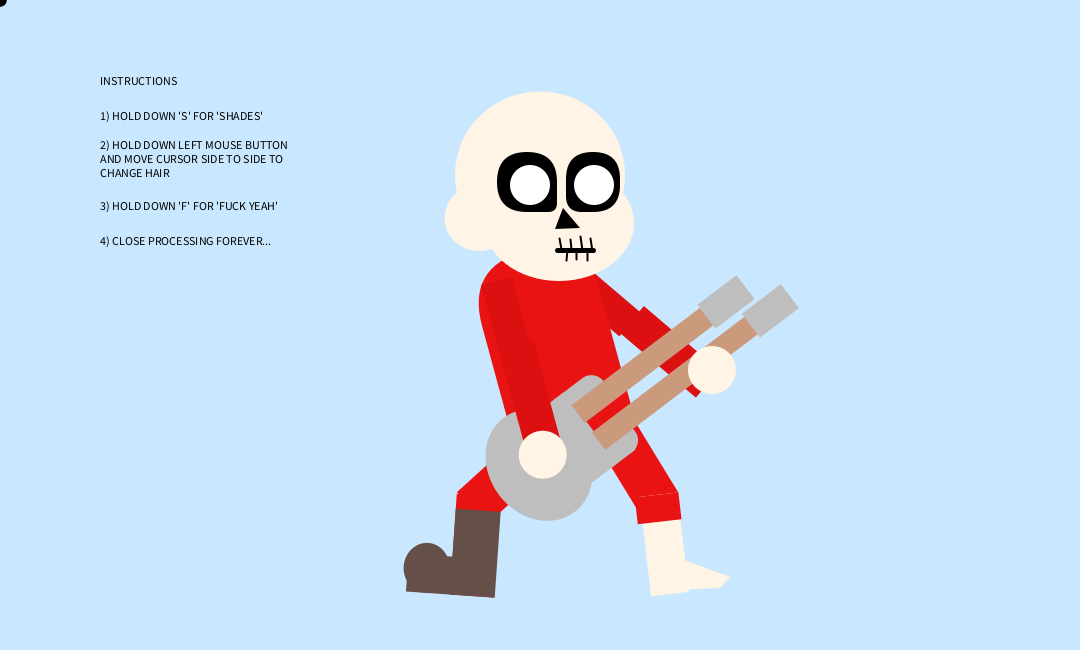
Frame 1 (no input)
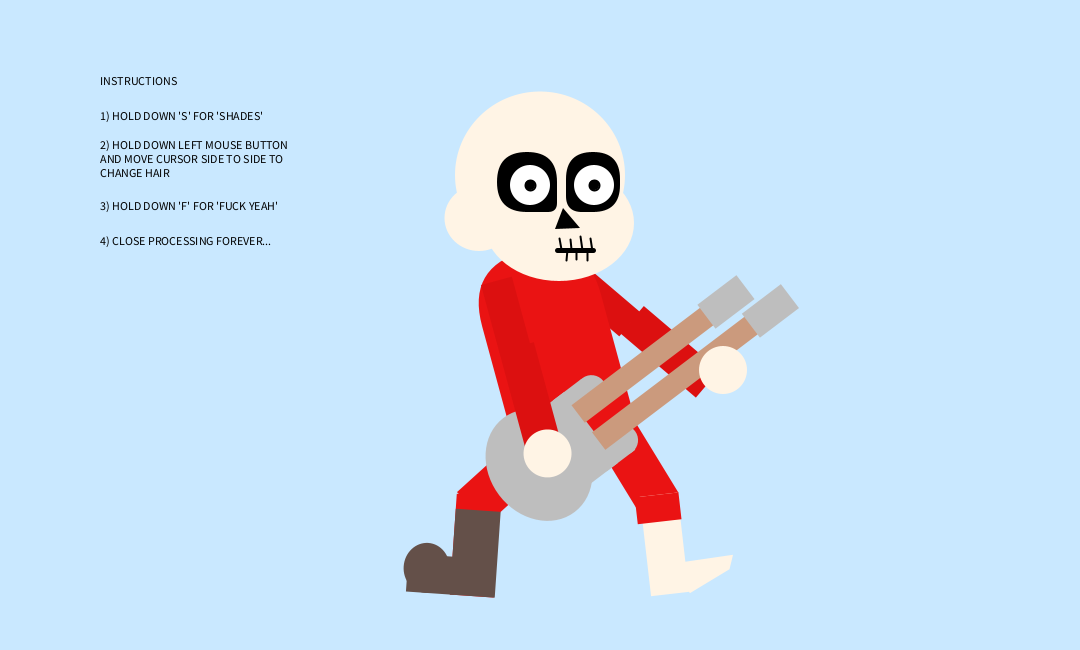
Frame 60 (the mouse pressed at the canvas centre just before this capture)
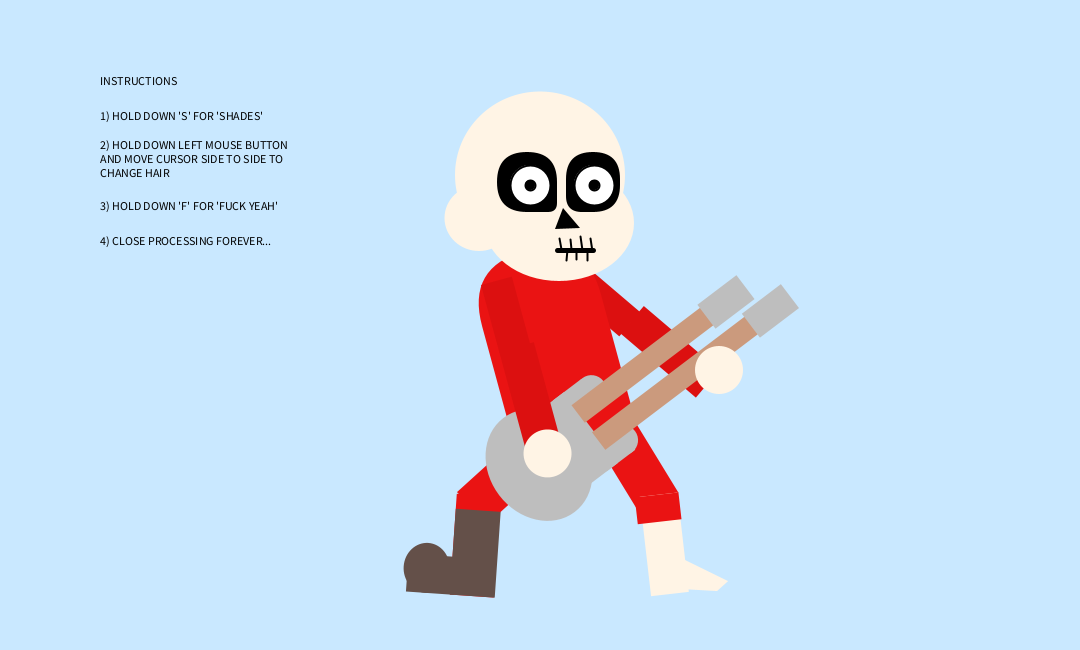
Frame 120 (the mouse held since frame 60 and released just before this capture)

The Processing sketch that drew these frames (run headless with seeded random() and noise(); from frame 60 on, the mouse is pressed at the canvas centre):

// Processing sketch: hw5
// ── hw5.pde
//Rinay Apostolopoulos
//Coma the Doof Warrior
//Homework # who even knows at this point

//Personal To-Do List:
//give him sunglasses with lowered alpha (transparency)
//change his expressions using keyPressed ex:(key='a')
//give him crazy-eyes (random jittering) when angry
//random jittering on picking hand
//random sliding back and forth along diagonal fretboard on fretting hand
//add text explaining instructions (and figure out how to change font size)
//gradually growing mohawk with color changing depending on mouse location
//have transparent fire (circle particles) with randomized colors burst out of guitar while making him strum his arm in an epic, quick rotating motion 
//add background (inclusing animated speakers?)

float angle = 50;
float footangleX=0;
float footangleY=0;
float step;
//float x;
//float y;
float lefteyeX;
float lefteyeY;
float righteyeX;
float righteyeY;
float strumAngle=0;
float handJitter;
float pickhandX;
float pickhandY;
float frethandX=231;
float frethandY=0;

float startX= width/2+0;
float startY= height/2-100;
float x=startX;
float y=startY;
float pct = 0.0; //percentage travelled
float stepup = 0.005; //percentage increase (how fast it's going)
int stopY = 0;
int stopX =width;

float circleX=50;
float fireAngle;

void setup() {
  size(1080, 650);
}

void draw() {
  background(201, 232, 255);
  
  //instructions
  fill(0);
 text("INSTRUCTIONS",100,85);
 text("1) HOLD DOWN 'S' FOR 'SHADES'",100,120);
 String s= "2) HOLD DOWN LEFT MOUSE BUTTON AND MOVE CURSOR SIDE TO SIDE TO CHANGE HAIR";
text(s,100,140,200,50);
text("3) HOLD DOWN 'F' FOR 'FUCK YEAH'",100,210);
text("4) CLOSE PROCESSING FOREVER...", 100, 245);


  //fretting arm
  fill(220, 16, 16);
  noStroke();
  pushMatrix();
  translate(width/2+26, height/2+-34);
  rotate(angle-0.6);
  rect(0, 0, 32, 70); //right arm (my right)
  rect(3, 69, 36, 99);
  popMatrix();

  //left legs for dayz
  pushMatrix();
  fill(234, 19, 19);
  noStroke();
  //rect(409, 445, 144, 37); //right leg (my right)
  translate(width/2+-20, height/2+110);
  rotate(angle+1.1);
  //rect(515,447 , 37, 85);
  //rect(462,519 , 37, 101);
  rect(0, 0, 44, 85);
  rotate(angle+-0.5);
  rect(-59, 63, 44, 101);
  fill(100, 80, 73);
  rect(-59, 78, 45, 86);
  rect(-55, 126, -48, 38);
  ellipse(-84, 139, 46, 50);
  popMatrix();

  //right legs for dayz
  pushMatrix();
  fill(234, 19, 19);
  noStroke();
  //rect(409, 445, 144, 37); //right leg (my right)
  translate(width/2+61, height/2+133);
  rotate(angle+6.0);
  //rect(515,447 , 37, 85);
  //rect(462,519 , 37, 101);
  rect(4, -15, 44, 85);
  rotate(angle+0.7);
  fill(255, 244, 229);
  rect(34, 43, 38, 100);
  fill(234, 19, 19);
  rect(29, 43, 44, 27);
  popMatrix();

  //tapping foot
  if (footangleY>.2) {
    footangleY=-.7;
  }

  pushMatrix();
  translate(688, 560);
  rotate(footangleY+0);
  fill(255, 244, 229);
  //quad(688,592,683,560,723,572,731,588);
  quad(-14, 30, -28, -9, 42, 17, 32, 28);
  footangleY=footangleY+.1;
  popMatrix();

  //butt lmao
  fill(234, 19, 19);
  noStroke();
  quad(528, 424, 529, 470, 617, 458, 634, 420);



  //body
  pushMatrix();
  fill(234, 19, 19);
  noStroke();
  translate(width/2+-74, height/2+-58);
  rotate(angle);
  rect(0, 0, 123, 191, 203, 113, 0, 0);
  //angle=angle+1;
  popMatrix();




  //guitar
  pushMatrix();
  //translate(width/2+61, height/2+133);
  translate(539, 465);
  rotate(angle+5.9);
  fill(190);
  noStroke();
  ellipse(0, 0, 100, 118); //geet body
  rect(0, -43, 64, 89);
  rect(50, -43, 36, 30);
  ellipse(87, -28, 30, 30);
  rect(50, 16, 36, 30);
  ellipse(82, 31, 30, 30);
  fill(203, 154, 125);
  rect(62, -28, 162, 22); //geet neck 1
  rect(62, 6, 193, 22); // geet neck 2
  fill(190);
  rect(223, -32, 49, 30); //geet head 1
  rect(253, 2, 49, 30); // geet head 2
  //ellipse(508, 450, 100, 118); //geet body
  //rect(508, 407, 64, 89);
  //rect(558, 407, 36, 30);
  //ellipse(595, 422, 30, 30);
  //rect(558, 466, 36, 30);
  //ellipse(590, 481, 30, 30);
  //fill(203, 154, 125);
  //rect(570, 422, 162, 22); //geet neck 1
  //rect(570, 456, 193, 22); // geet neck 2
  popMatrix();



  //head
  fill(255, 244, 229);
  noStroke();
  ellipse(width/2, 175, 170, 167); //forhead
  ellipse(width/2+19, 223, 150, 116); //cheek
  ellipse (width/2-61, 218, 69, 66); //ear
  fill(0); //eye shadows
  rect (497, 152, 60, 60, 81, 168, 9, 32); //left eye shadow
  rect (566, 152, 54, 60, 42, 27, 90, 16); //right eye shadow
  fill(255); //eyes
  ellipse (530, 185, 40, 40); //left eye
  ellipse (594, 185, 40, 40); //right eye
  fill(0); //pupils
  //ellipse(530, 185, 10, 10); //left pupil
  //ellipse(594, 185, 10, 10); //right pupil
  triangle(563, 208, 555, 229, 580, 228); //nose
  stroke(0); //mouth
  strokeWeight(5);
  line(557, 250, 593, 250);
  strokeWeight(2);
  line(559, 238, 561, 249);
  line(570, 239, 571, 249);
  line(580, 236, 582, 250);
  line(590, 238, 592, 251);
  line(567, 249, 566, 260);
  line(576, 252, 576, 259);
  line(587, 253, 587, 260);
  //eye pupils
  ellipse(lefteyeX, lefteyeY, 10, 10); //left pupil
  ellipse(righteyeX, righteyeY, 10, 10); //left pupil





  //timers specifics
  lefteyeX+=random(-step, step);
  lefteyeY+=random(-step, step);
  righteyeX+=random(-step, step);
  righteyeY+=random(-step, step);

  lefteyeX=constrain (lefteyeX, 520, 540);
  lefteyeY=constrain (lefteyeY, 180, 190);
  righteyeX=constrain (righteyeX, 584, 604);
  righteyeY=constrain (righteyeY, 180, 190);


  //timers
  if (millis() >4000) { //back to normal (with added eyebrows)
    step = 0;
    lefteyeX=530; //ensures pupil ends at this x axis
    lefteyeY=185; //ensures pupil ends at this y axis
    righteyeX=594; //ensures pupil ends at this x axis
    righteyeY=185; //ensures pupil ends at this y axis
    strokeWeight(8); //eyebrows
    line(512, 144, 552, 164);
    line(604, 145, 569, 164);
  } else if (millis()>3000) { //crazy eyes and mouth open
    step=5;
    fill(0);
    strokeWeight(8); //eyebrows
    line(512, 144, 552, 164);
    line(604, 145, 569, 164);
    noStroke();
    fill(255, 244, 229);
    rect(545, 235, 55, 33);
    stroke(0);
    strokeWeight(3);
    fill(0);
    ellipse(572, 263, 32, 45); //mouth?
    fill(0);
    quad(508, 181, 555, 203, 548, 207, 508, 204); //left bottom eyelid
    quad(615, 175, 610, 205, 576, 208, 573, 200); //right bottom eyelid
  } else if (millis()>2300) { //eyes open from second blink
    fill(255); //eyes
    ellipse (530, 185, 40, 40); //left eye
    ellipse (594, 185, 40, 40); //right eye
    fill(0);
    ellipse(530, 185, 10, 10); //left pupil
    ellipse(594, 185, 10, 10); //right pupil
  } else if (millis()>2200) { //second blink
    noStroke();
    fill(0);
    rect (497, 152, 60, 60, 81, 168, 9, 32); //left eye shadow
    rect (566, 152, 54, 60, 42, 27, 90, 16); //right eye shadow
    stroke(255);
    strokeWeight(3);
    line(509, 172, 550, 191);
    line(509, 198, 550, 191);
    line(608, 171, 578, 189);
    line(611, 196, 577, 190);
  } else if (millis()>2100) { //eyes open from first blink
    fill(255); //eyes
    ellipse (530, 185, 40, 40); //left eye
    ellipse (594, 185, 40, 40); //right eye
    fill(0);
    ellipse(530, 185, 10, 10); //left pupil
    ellipse(594, 185, 10, 10); //right pupil
  } else if (millis()>2000) { //first blink
    noStroke();
    fill(0);
    rect (497, 152, 60, 60, 81, 168, 9, 32); //left eye shadow
    rect (566, 152, 54, 60, 42, 27, 90, 16); //right eye shadow
    stroke(255);
    strokeWeight(3);
    line(509, 172, 550, 191);
    line(509, 198, 550, 191);
    line(608, 171, 578, 189);
    line(611, 196, 577, 190);
  } else if (millis()>0000) { //starts normal
    step=0;
    lefteyeX=530; //ensures pupil starts at this x axis
    lefteyeY=185; //ensures pupil starts at this y axis
    righteyeX=594; //ensures pupil starts at this x axis
    righteyeY=185; //ensures pupil starts at this y axis
  }

  //keys pressed
  if (keyPressed==true&&key=='s') { //s is for shades
    stroke(0);
    strokeWeight(5);
    fill(0, 225);
    rect (483, 160, 74, 57, 14, 15, 45, 55); //left sunglass
    rect (569, 160, 70, 57, 15, 13, 84, 67); //right sunglass
    fill(0);
    rect(558, 167, 15, 16);
    rect(456, 167, 33, 13);
    ellipse(452, 177, 8, 20);
    rect(504, 166, 47, 16); //top eyelids
    rect (576, 164, 39, 19);
    // strokeWeight(8); //eyebrows
    //line(512, 144, 552, 164);
    //line(604, 145, 569, 164);
  }

  //mohawk front
  if (mousePressed&& mouseButton==LEFT) {
    if (mouseX>0 &&mouseX<100) {
      fill(0); //black
    } else if (mouseX>100 && mouseX<200) {
      fill(133, 63, 144); //purple
    } else if (mouseX>200&&mouseX<300) {
      fill(18, 83, 193); //blue
    } else if (mouseX>300&&mouseX<400) {
      fill(29, 240, 224); //teal
    } else if (mouseX>400&&mouseX<500) {
      fill(81, 142, 31); //green
    } else if (mouseX>500&&mouseX<600) {
      fill(247, 242, 143); //yellow
    } else if (mouseX>600&&mouseX<700) {
      fill(255, 169, 31); //orange
    } else if (mouseX>700&&mouseX<800) {
      fill(240, 35, 12); //red
    } else if (mouseX>800&&mouseX<900) {
      fill(252, 198, 166); //pink
    } else if (mouseX>900&&mouseX<1000) {
      fill(255);
    } else if (mouseX>1000) {
      fill(random(255), random(255), random(255)); //random
    }

    noStroke();
    //fill(0);
    rect(544, 46, 30, 83);

    //mohawk side
    //float mohawkX=533, mohawkY=95, mohawkWidth=33, mohawkHeight=88;
    noStroke();
    //fill(0);
    //arc(mohawkX, mohawkY, mohawkWidth, mohawkHeight, 22, 26);
    //triangle(546, 46, 564, 85, 531, 51);
    //mohawkX+=2;
    //mohawkY+=2;
    //mohawkWidth+=3;
    //mohawkHeight+=3;
    arc(533, 95, 33, 88, 22, 26);
    triangle(546, 46, 564, 85, 531, 51);
  }

  //picking hand timers
  pickhandX+=random(-handJitter, handJitter);
  pickhandX=constrain (pickhandX, 15, 20);
  pickhandY=constrain (pickhandY, 180, 195);

  ////picking arm
  //  pushMatrix();
  //fill(220, 16, 16);
  //translate(481,285);
  //rotate(strumAngle);
  //noStroke();
  //rect(0, 0, 32, 70); //left arm (my left)
  //rect(0, 69, 36, 99);
  ////rect(478, 306, 32, 70); //left arm (my left)
  ////rect(474, 376, 36, 99);
  //fill(255, 244, 229);
  //handJitter=15;
  //ellipse(pickhandX, pickhandY, 48,48); //left hand (pick hand)
  ////ellipse(18, 185, 48,48); //left hand (pick hand)
  //ellipse(231, 85, 48,48); //right hand (fret hand)
  //popMatrix();

  //picking arm
  pushMatrix();
  fill(220, 16, 16);
  translate(481, 285);
  rotate(strumAngle+50);
  noStroke();
  rect(0, 0, 32, 70); //left arm (my left)
  rect(0, 69, 36, 99);
  //rect(478, 306, 32, 70); //left arm (my left)
  //rect(474, 376, 36, 99);
  fill(255, 244, 229);
  handJitter=15;
  ellipse(pickhandX, pickhandY, 48, 48); //left hand (pick hand)
  //ellipse(18, 185, 48,48); //left hand (pick hand)
  popMatrix();

  //fretting hand
  float slideupX=300; 
  pushMatrix();
  translate(481, 285);
  rotate(0);
  fill(255, 244, 229);
  ellipse(frethandX, 85, 48, 48); //right hand (fret hand)
  frethandX=frethandX+1;

  float neckangle=50;
  if (frethandX>250) {
    translate(230, 85);
    rotate(neckangle+51);
    ellipse(0, 0, 48, 48);
    frethandX=235;
  }

  //}else if(frethandX=slideupX){
  // ellipse(frethandX, 85, 48, 48);
  // frethandX=frethandX-1;
  //}
  popMatrix();


  //strumming arm
  //pushMatrix();
  //fill(220, 16, 16);
  //translate(481,285);
  //rotate(strumAngle);
  //noStroke();
  //rect(0, 0, 32, 70); //left arm (my left)
  //rect(0, 69, 36, 99);
  ////rect(478, 306, 32, 70); //left arm (my left)
  ////rect(474, 376, 36, 99);
  //strumAngle+=.3;
  //popMatrix();
  
    //flames
  if(keyPressed&&key=='f'){
  pushMatrix();
  translate(width-234, height/2-100);
  rotate(fireAngle-.5);
  fill(random(200,225),random(100),0);
  ellipse(circleX, 47, random(20,90),random(20,30));
   ellipse(circleX-90, random(50), random(20,90),random(20,30));
    ellipse(circleX-110, random(20,100), random(40,90),random(20,30));
    circleX+=5;
    
  //ellipse(circleX,180,24,24);

  circleX=circleX+10;

  if (circleX>=width) {
    ellipse(width, 180, 24, 24);
    //width=width-3; //fun fact: this horribly fucked up my code
  }
  //x++; //makes the ball move along x axis
  //x=x+3; //increases speed of ball's movement. can also be written as x+=3;
  if(circleX>width){ //this makes the ball come back after it leaves the screen (if x is greater than the width.. aka if x goes past the width
  circleX=0; //this makes the ball come back from the 0 coordinate at the x axis 
  }

  ellipse(random(-160, width), random(0, -height/2), random(20, 60), random(20, 60));
  //if (pct<1.0) {
    //x=startX +((stopX-startX) *pct);
    //y=startY+((stopY-startY)*pct);
    //pct+=stepup;
  //}

  popMatrix();
  

  //strumming arm
  pushMatrix();
  fill(220, 16, 16);
  translate(481,285);
  rotate(strumAngle);
  noStroke();
  rect(0, 0, 32, 70); //left arm (my left)
  rect(0, 69, 36, 99);
  //rect(478, 306, 32, 70); //left arm (my left)
  //rect(474, 376, 36, 99);
  strumAngle+=.3;
  popMatrix();
  }
}
